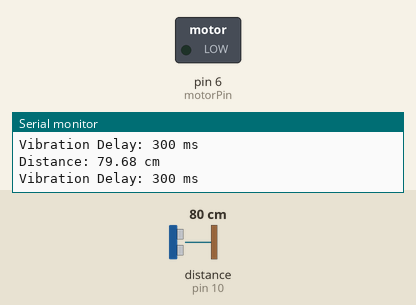
A sketch run on a simulated Arduino Uno, built with avr-gcc and run on an emulated ATmega328P. Shown: switched loads named in the sketch (green lamp = pin HIGH), the last lines printed to the serial monitor. Wiring (inferred from the names in the program): ultrasonic range finder: trigger pin 9; echo pin 10. The test bench sets the inputs (shaded band); at power-on: distance to the obstacle (sensor on pin 10) 80 cm. The echo pulse lasts 58.3 µs per cm; pins used as bus, display or sensor lines are not drawn.

Above: at 11.4 s.
11.5 s: distance to the obstacle (sensor on pin 10) set to 147 cm
22.7 s: distance to the obstacle (sensor on pin 10) set to 156 cm
At 23.7 s:
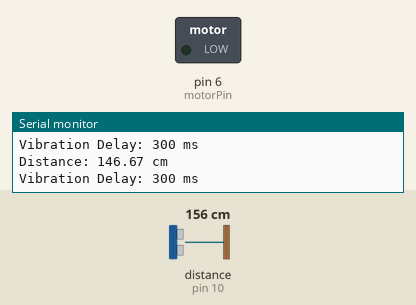
33.3 s: distance to the obstacle (sensor on pin 10) set to 2 cm
At 41.84 s:
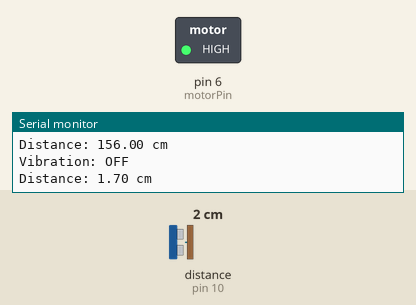
43.9 s: distance to the obstacle (sensor on pin 10) set to 250 cm
At 45.0 s:
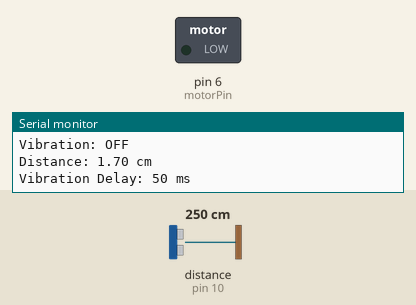
Timing chart, 0 to 46.9 s (numbered marks = the images above; inputs shaded):
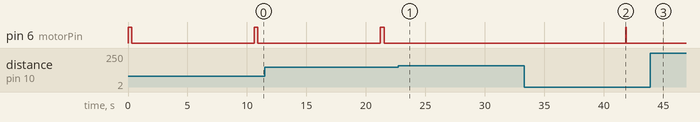

The sketch:

FullCode.ino
```cpp
// Smart Cane: Distance-Based Vibration & Serial Output

const int trigPin = 9;
const int echoPin = 10;
const int motorPin = 6;

void setup() {
  Serial.begin(9600);
  Serial.println("Smart Cane Test Starting...");

  pinMode(trigPin, OUTPUT);
  pinMode(echoPin, INPUT);
  pinMode(motorPin, OUTPUT);
}

void loop() {
  // Trigger the ultrasonic pulse
  digitalWrite(trigPin, LOW);
  delayMicroseconds(2);
  digitalWrite(trigPin, HIGH);
  delayMicroseconds(10);
  digitalWrite(trigPin, LOW);

  // Read echo and calculate distance
  long duration = pulseIn(echoPin, HIGH);
  float distance = duration * 0.0343 / 2;

  // Show distance in Serial Monitor
  Serial.print("Distance: ");
  Serial.print(distance);
  Serial.println(" cm");

  // Vibration control based on distance
  if (distance > 150 || distance <= 0) {
    // Too far or invalid reading: turn off motor
    digitalWrite(motorPin, LOW);
    Serial.println("Vibration: OFF");
  } else {
    int vibrationSpeed;

    if (distance < 20) {
      vibrationSpeed = 50;  // super fast pulse
    } else if (distance < 40) {
      vibrationSpeed = 100;
    } else if (distance < 70) {
      vibrationSpeed = 200;
    } else {
      vibrationSpeed = 300; // slower pulses for farther objects
    }

    digitalWrite(motorPin, HIGH);
    delay(vibrationSpeed);
    digitalWrite(motorPin, LOW);
    delay(vibrationSpeed);

    Serial.print("Vibration Delay: ");
    Serial.print(vibrationSpeed);
    Serial.println(" ms");
  }

  delay(10000); // Small pause before next read
}
```

Measured:
- after the input at 22.7 s, pin 6 (motorPin): stays LOW (without the input it goes to HIGH after 9.1 s)
- after the input at 33.3 s, pin 6 (motorPin): LOW → HIGH after 8.5 s, → LOW 0.05 s later
- after the input at 43.9 s, pin 6 (motorPin): stays LOW (without the input it goes to HIGH after 8.0 s)
- by itself, pin 6 (motorPin): alternates HIGH for 0.30 s and LOW for 10.3 s
